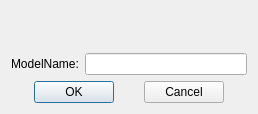
<?xml version="1.0" encoding="UTF-8"?>
<ui version="4.0">
 <class>DialogSaveAsTemplate</class>
 <widget class="QDialog" name="DialogSaveAsTemplate">
  <property name="geometry">
   <rect>
    <x>0</x>
    <y>0</y>
    <width>258</width>
    <height>114</height>
   </rect>
  </property>
  <property name="windowTitle">
   <string>Save Template</string>
  </property>
  <layout class="QVBoxLayout" name="verticalLayout">
   <item>
    <widget class="QLabel" name="label_warningToolTip">
     <property name="styleSheet">
      <string notr="true"/>
     </property>
     <property name="text">
      <string/>
     </property>
     <property name="wordWrap">
      <bool>true</bool>
     </property>
    </widget>
   </item>
   <item>
    <layout class="QHBoxLayout" name="horizontalLayout">
     <item>
      <widget class="QLabel" name="label">
       <property name="text">
        <string>ModelName:</string>
       </property>
      </widget>
     </item>
     <item>
      <widget class="QLineEdit" name="lineEdit"/>
     </item>
    </layout>
   </item>
   <item>
    <layout class="QHBoxLayout" name="horizontalLayout_2">
     <item>
      <spacer name="horizontalSpacer_2">
       <property name="orientation">
        <enum>Qt::Horizontal</enum>
       </property>
       <property name="sizeHint" stdset="0">
        <size>
         <width>40</width>
         <height>20</height>
        </size>
       </property>
      </spacer>
     </item>
     <item>
      <widget class="QPushButton" name="pushButton_confirm">
       <property name="text">
        <string>OK</string>
       </property>
      </widget>
     </item>
     <item>
      <spacer name="horizontalSpacer">
       <property name="orientation">
        <enum>Qt::Horizontal</enum>
       </property>
       <property name="sizeHint" stdset="0">
        <size>
         <width>40</width>
         <height>20</height>
        </size>
       </property>
      </spacer>
     </item>
     <item>
      <widget class="QPushButton" name="pushButton_cancel">
       <property name="text">
        <string>Cancel</string>
       </property>
      </widget>
     </item>
     <item>
      <spacer name="horizontalSpacer_3">
       <property name="orientation">
        <enum>Qt::Horizontal</enum>
       </property>
       <property name="sizeHint" stdset="0">
        <size>
         <width>40</width>
         <height>20</height>
        </size>
       </property>
      </spacer>
     </item>
    </layout>
   </item>
  </layout>
 </widget>
 <resources/>
 <connections/>
</ui>
